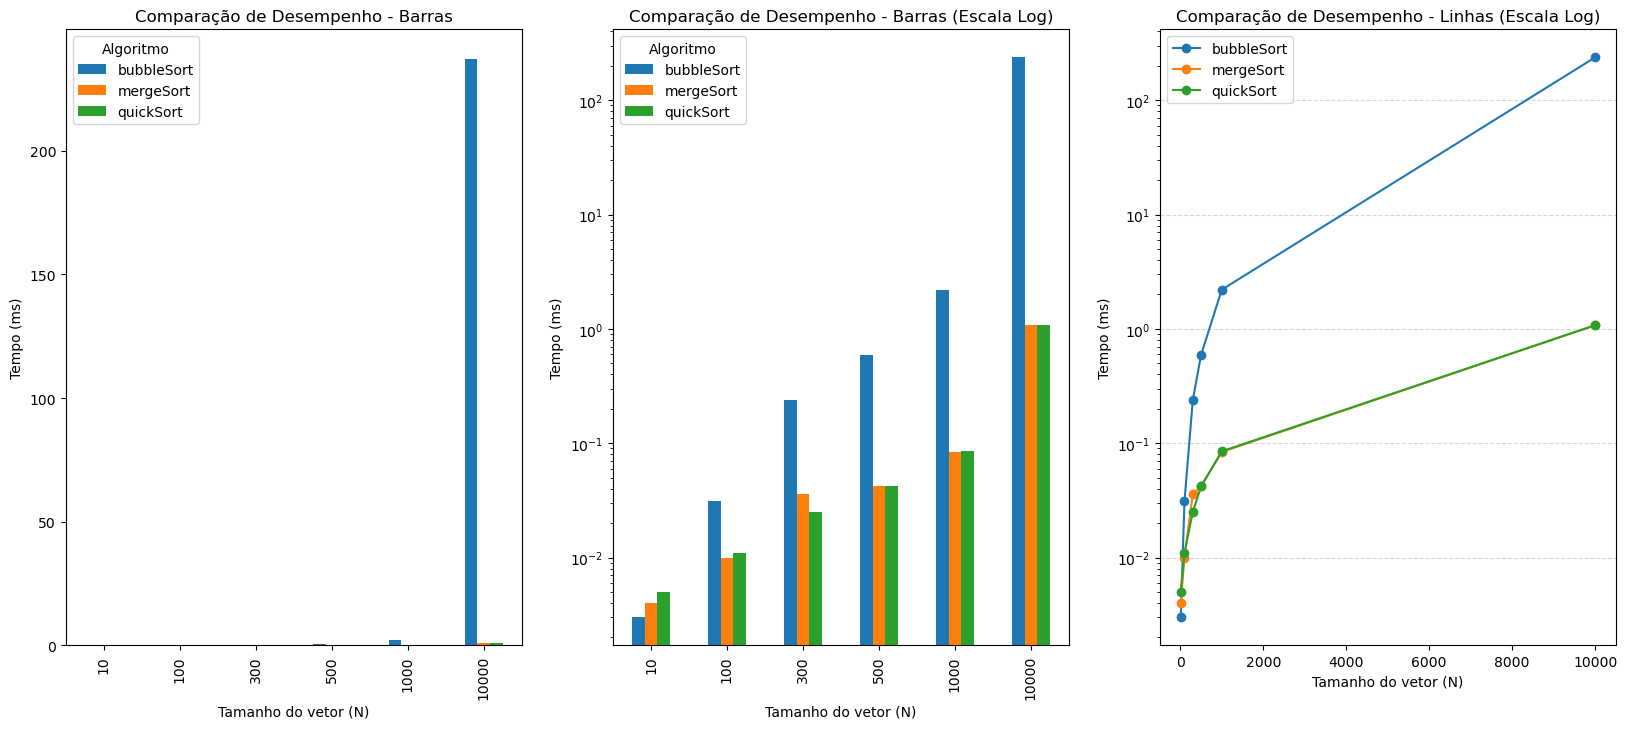

This chart was generated by the following Python code:
import matplotlib.pyplot as plt
import pandas as pd

df = pd.read_csv('tempos.csv', sep=',')

pivot = df.pivot(index='N', columns='Algoritmo', values='Tempo')
fig, axes = plt.subplots(1, 3, figsize=(20, 8))

# --- Gráfico 1: Barras  ---
pivot.plot(kind='bar', ax=axes[0])
axes[0].set_title('Comparação de Desempenho - Barras')
axes[0].set_xlabel('Tamanho do vetor (N)')
axes[0].set_ylabel('Tempo (ms)')

# --- Gráfico 1: Barras com escala logarítmica ---
pivot.plot(kind='bar', ax=axes[1])
axes[1].set_yscale('log')
axes[1].set_title('Comparação de Desempenho - Barras (Escala Log)')
axes[1].set_xlabel('Tamanho do vetor (N)')
axes[1].set_ylabel('Tempo (ms)')

# --- Gráfico 2: Linhas com escala logarítmica ---
for alg in pivot.columns:
    axes[2].plot(pivot.index, pivot[alg], marker='o', label=alg)

axes[2].set_yscale('log')
axes[2].set_title('Comparação de Desempenho - Linhas (Escala Log)')
axes[2].set_xlabel('Tamanho do vetor (N)')
axes[2].set_ylabel('Tempo (ms)')
axes[2].legend()
axes[2].grid(axis='y', which='major', linestyle='--', alpha=0.5)
